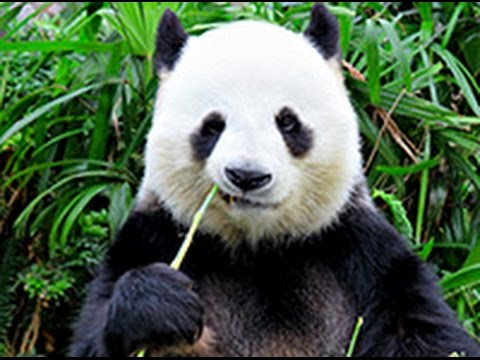
#> input picture client/1.jpg, 480 x 360 px, found by its file name
$ jupyter execute --allow-errors Intelligent_image_forwarding.ipynb
#> lines starting #> are read from the running program, lines starting #| are printed output that depends on the picture
#> further down, image is the input picture: shape (360, 480, 3); mean B, G, R 77.1, 99.8, 79.5
#> `image = cv2.resize(image, (WIDTH, HEIGHT))`:
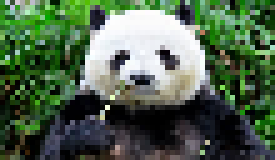
#> image: shape (32, 55, 3) (shown 5 times larger); mean B, G, R 76.8, 100.6, 79.4
#| (1, 32, 55, 3)
<a href="https://colab.research.google.com/github/Mayank-glitch-cpu/Intelligent_image_forwarding/blob/main/Intelligent_image_forwarding.ipynb" target="_parent"></a>

[cell 1]
# This Python 3 environment comes with many helpful analytics libraries installed
# It is defined by the kaggle/python docker image: https://github.com/kaggle/docker-python
# For example, here's several helpful packages to load in

import numpy as np # linear algebra
import pandas as pd # data processing, CSV file I/O (e.g. pd.read_csv)
import matplotlib.pyplot as plt
import os
import cv2
from sklearn.model_selection import train_test_split
from keras.models import Sequential
from keras.layers import Dense, Dropout, Activation, Flatten
from keras.layers import Convolution2D, MaxPooling2D
from keras.utils import np_utils
# Input data files are available in the "../input/" directory.
# For example, running this (by clicking run or pressing Shift+Enter) will list all files under the input directory

# path to images
path = '/content/animals/'

# animal categories
categories = ['dogs', 'panda', 'cats']

[cell 2]
import zipfile as zf
import os

[cell 3]
from zipfile import ZipFile
filename = '/content/drive/MyDrive/archive.zip'
#> (the rest of this cell did not finish here and is left out)

[cell 4]
from google.colab import drive
drive.mount('/content/drive')

<h1>1. Display some pictures</h1>

#> (a cell that did not finish here is left out)

<h1>2. Pictures shape</h1>

[cell 6]
shape0 = []
shape1 = []

#> (the rest of this cell did not finish here and is left out)

Since images have different shapes, let's resize pictures to height = 32 and width = 55.

<h1>3. Preprocess data and label inputs</h1>

[cell 7]
# initialize the data and labels
data = []
labels = []
imagePaths = []
HEIGHT = 32
WIDTH = 55
N_CHANNELS = 3

# grab the image paths and randomly shuffle them
#> (the rest of this cell did not finish here and is left out)

[cell 8]
print(data)
print(labels)

[cell 9]
# scale the raw pixel intensities to the range [0, 1]
data = np.array(data, dtype="float") / 255.0
labels = np.array(labels)

[cell 10]
# Let's check everything is ok
plt.subplots(3,4)
#> (the rest of this cell did not finish here and is left out)

<h1>4. Split dataset into train and test set</h1>

#> (a cell that did not finish here is left out)

#> (a cell that did not finish here is left out)

#> (a cell that did not finish here is left out)

<h1>5. Define model architecture</h1>

#> (a cell that did not finish here is left out)

<h1>6. Fit model on training data</h1>

#> (a cell that did not finish here is left out)

<h1>7. Evaluate model on test data</h1>

[cell 16]
from numpy import argmax
from sklearn.metrics import confusion_matrix, accuracy_score

#> (the rest of this cell did not finish here and is left out)

[cell 17]
from PIL import Image as im
HEIGHT = 32
WIDTH = 55
N_CHANNELS = 3
data=[]
#> (the rest of this cell did not finish here and is left out)

[cell 18]
# importing libraries
import cv2
import numpy as np

image = cv2.imread('/content/1.jpg')

cv2.imshow('Original Image', image)
cv2.waitKey(0)

# Gaussian Blur
Gaussian = cv2.GaussianBlur(image, (7, 7), 0)
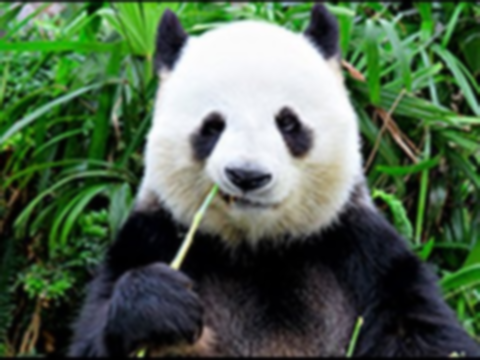
#> Gaussian: shape (360, 480, 3); mean B, G, R 77.1, 99.9, 79.5
cv2.imshow('Gaussian Blurring', Gaussian)
cv2.waitKey(0)

# Median Blur
median = cv2.medianBlur(image, 5)
cv2.imshow('Median Blurring', median)
cv2.waitKey(0)


# Bilateral Blur
bilateral = cv2.bilateralFilter(image, 9, 75, 75)
cv2.imshow('Bilateral Blurring', bilateral)
cv2.waitKey(0)
cv2.destroyAllWindows()

$ run again, with client/2.jpg copied over client/1.jpg
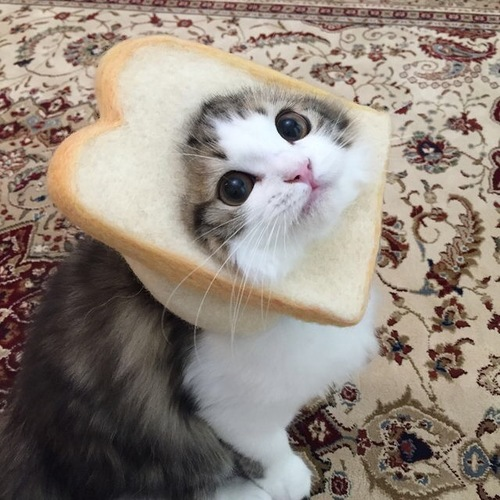
#> input picture client/2.jpg, 500 x 500 px, found by its file name
#> image is the input picture: shape (500, 500, 3); mean B, G, R 124.6, 134.3, 145.2
#> `image = cv2.resize(image, (WIDTH, HEIGHT))`:
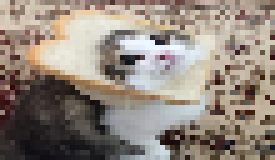
#> image: shape (32, 55, 3) (shown 5 times larger); mean B, G, R 124.9, 134.7, 145.6
#| (1, 32, 55, 3)
#> `Gaussian = cv2.GaussianBlur(image, (7, 7), 0)`:
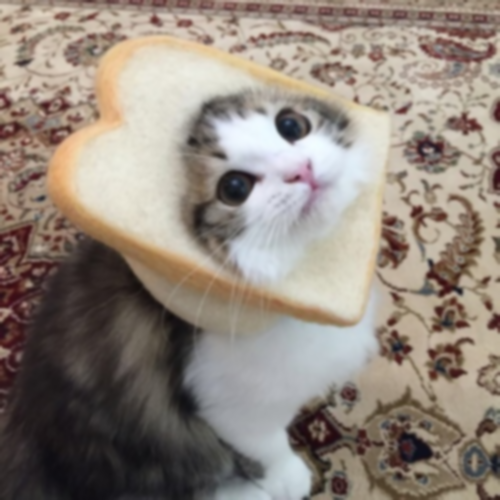
#> Gaussian: shape (500, 500, 3); mean B, G, R 124.6, 134.3, 145.2

$ run again, with client/3.jpg copied over client/1.jpg
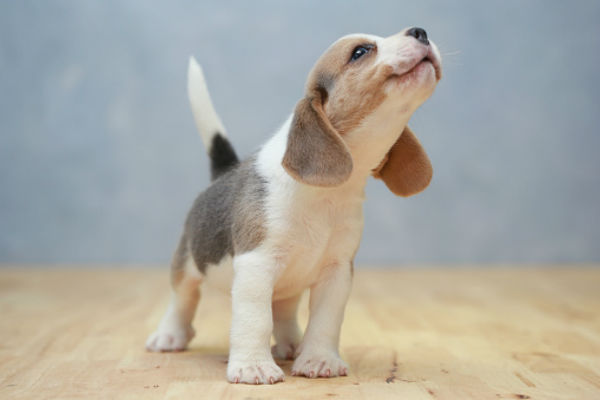
#> input picture client/3.jpg, 600 x 400 px, found by its file name
#> image is the input picture: shape (400, 600, 3); mean B, G, R 161, 168.9, 170.5
#> `image = cv2.resize(image, (WIDTH, HEIGHT))`:
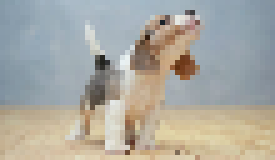
#> image: shape (32, 55, 3) (shown 5 times larger); mean B, G, R 161, 168.9, 170.5
#| (1, 32, 55, 3)
